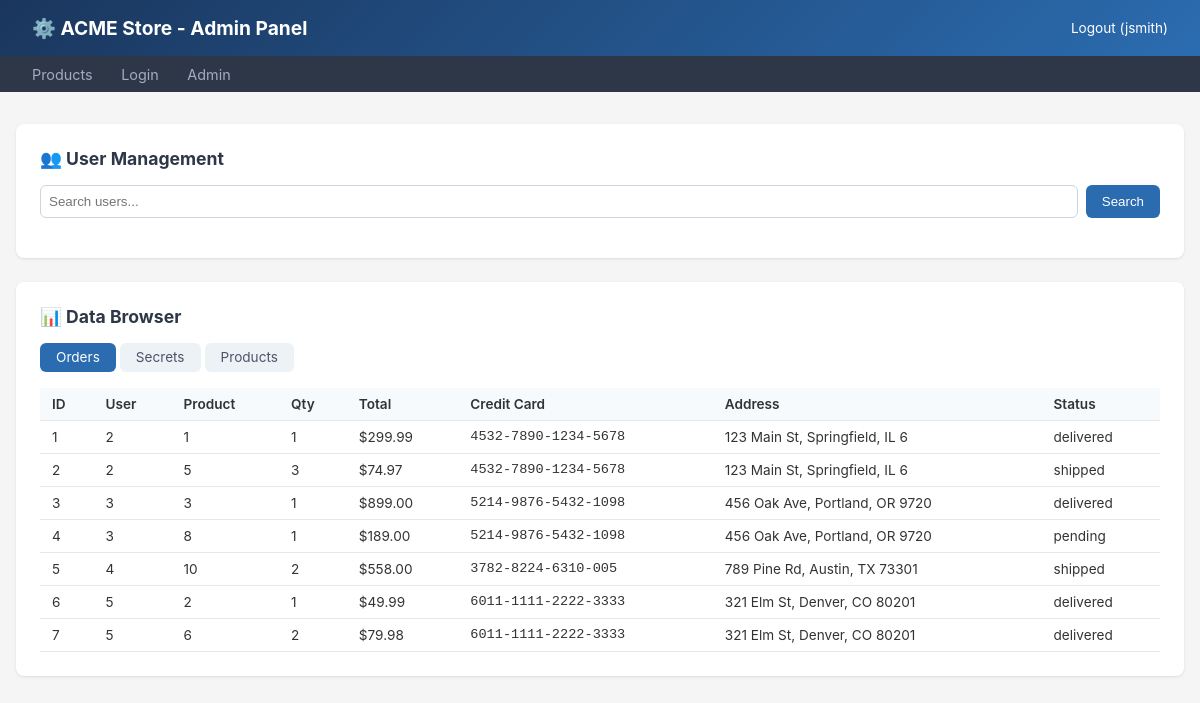
The page /admin.php?table=orders (signed in) on the database its author committed.
### tables this page shows
CREATE TABLE orders (
    id INT AUTO_INCREMENT PRIMARY KEY,
    user_id INT,
    product_id INT,
    quantity INT DEFAULT 1,
    total_price DECIMAL(10,2),
    credit_card VARCHAR(19),
    address TEXT,
    status ENUM('pending', 'shipped', 'delivered') DEFAULT 'pending',
    created_at TIMESTAMP DEFAULT CURRENT_TIMESTAMP,
    FOREIGN KEY (user_id) REFERENCES users(id),
    FOREIGN KEY (product_id) REFERENCES products(id)
);

### html/admin.php (the view, shortened to what this page needs)
<?php
$host = getenv('MYSQL_HOST') ?: 'acme-mysql';
$user = getenv('MYSQL_USER') ?: 'acme_app';
$pass = getenv('MYSQL_PASSWORD') ?: 'AcmeDB#P@ss!2024';
$db   = getenv('MYSQL_DATABASE') ?: 'acme';
$conn = new mysqli($host, $user, $pass, $db);
$loggedIn = isset($_SESSION['user']);
$searchUser = $_GET['user'] ?? '';
$table = $_GET['table'] ?? '';
$orders = [];
if ($loggedIn) {
    if ($table) {
        $sql = "SELECT * FROM $table LIMIT 20";
        $result = $conn->query($sql);
        if ($result) {
            if ($table === 'orders') $orders = $result->fetch_all(MYSQLI_ASSOC);
        }
    }
}
?>
<!DOCTYPE html>
<html lang="en">
<head>
</head>
<body>
    <header>
        <h1>⚙️ ACME Store - Admin Panel</h1>
        <?php if ($loggedIn): ?>
        <a href="?logout=1" class="logout">Logout (<?= htmlspecialchars($_SESSION['user']['username']) ?>)</a>
        <?php endif; ?>
    </header>
    <nav>
        <a href="index.php">Products</a>
        <a href="login.php">Login</a>
        <a href="admin.php">Admin</a>
    </nav>
    <div class="container">
        <?php if (!$loggedIn): ?>
        <div class="panel">
            <h2>Access Denied</h2>
            <p>Please <a href="login.php">login</a> to access the admin panel.</p>
        </div>
        <?php else: ?>
        <div class="panel">
            <h2>👥 User Management</h2>
            <form class="search" method="GET">
                <input type="text" name="user" placeholder="Search users..." value="<?= htmlspecialchars($searchUser) ?>">
                <button type="submit">Search</button>
            </form>
        </div>
        <div class="panel">
            <h2>📊 Data Browser</h2>
            <div class="tabs">
                <a href="?table=orders" class="<?= $table==='orders'?'active':'' ?>">Orders</a>
                <a href="?table=secrets" class="<?= $table==='secrets'?'active':'' ?>">Secrets</a>
                <a href="?table=products" class="<?= $table==='products'?'active':'' ?>">Products</a>
            </div>
            <?php if ($orders): ?>
            <table>
                <tr><th>ID</th><th>User</th><th>Product</th><th>Qty</th><th>Total</th><th>Credit Card</th><th>Address</th><th>Status</th></tr>
                <?php foreach($orders as $o): ?>
                <tr>
                    <td><?= $o['id'] ?></td>
                    <td><?= $o['user_id'] ?></td>
                    <td><?= $o['product_id'] ?></td>
                    <td><?= $o['quantity'] ?></td>
                    <td>$<?= $o['total_price'] ?></td>
                    <td style="font-family:monospace"><?= htmlspecialchars($o['credit_card']) ?></td>
                    <td><?= htmlspecialchars(substr($o['address'], 0, 30)) ?></td>
                    <td><?= $o['status'] ?></td>
                </tr>
                <?php endforeach; ?>
            </table>
            <?php endif; ?>
        </div>
        <?php endif; ?>
    </div>
</body>
</html>

### html/admin.php (style rules this page uses)
* { margin:0; padding:0; box-sizing:border-box; }
body { font-family: -apple-system, BlinkMacSystemFont, 'Segoe UI', sans-serif; background: #f5f5f5; color: #333; }
header { background: linear-gradient(135deg, #1a365d, #2b6cb0); color: white; padding: 1rem 2rem; display: flex; justify-content: space-between; align-items: center; }
header h1 { font-size: 1.2rem; }
nav { background: #2d3748; padding: 0.5rem 2rem; }
nav a { color: #a0aec0; text-decoration: none; margin-right: 1.5rem; font-size: 0.9rem; }
.container { max-width: 1200px; margin: 2rem auto; padding: 0 1rem; }
.panel { background: white; border-radius: 8px; padding: 1.5rem; margin-bottom: 1.5rem; box-shadow: 0 1px 3px rgba(0,0,0,0.1); }
.panel h2 { font-size: 1.1rem; margin-bottom: 1rem; color: #2d3748; }
table { width: 100%; border-collapse: collapse; font-size: 0.85rem; }
th, td { padding: 0.5rem 0.75rem; text-align: left; border-bottom: 1px solid #e2e8f0; }
th { background: #f7fafc; font-weight: 600; }
.search { display: flex; gap: 0.5rem; margin-bottom: 1rem; }
.search input { flex:1; padding: 0.5rem; border:1px solid #cbd5e0; border-radius:6px; }
.search button { padding: 0.5rem 1rem; background: #2b6cb0; color: white; border: none; border-radius: 6px; cursor: pointer; }
.tabs { display: flex; gap: 0.25rem; margin-bottom: 1rem; }
.tabs a { padding: 0.4rem 1rem; border-radius: 6px; text-decoration: none; font-size: 0.85rem; color: #4a5568; background: #edf2f7; }
.tabs a.active { background: #2b6cb0; color: white; }
.logout { color: white; text-decoration: none; font-size: 0.85rem; }

### rows shown on the page
orders: id "1", user "2", product "1", quantity "1", total_price "299.99", credit_card "4532-7890-1234-5678", address "123 Main St, Springfield, IL 6", status "delivered"
orders: id "2", user "2", product "5", quantity "3", total_price "74.97", credit_card "4532-7890-1234-5678", address "123 Main St, Springfield, IL 6", status "shipped"
orders: id "3", user "3", product "3", quantity "1", total_price "899.00", credit_card "5214-9876-5432-1098", address "456 Oak Ave, Portland, OR 9720", status "delivered"
orders: id "4", user "3", product "8", quantity "1", total_price "189.00", credit_card "5214-9876-5432-1098", address "456 Oak Ave, Portland, OR 9720", status "pending"
orders: id "5", user "4", product "10", quantity "2", total_price "558.00", credit_card "3782-8224-6310-005", address "789 Pine Rd, Austin, TX 73301", status "shipped"
orders: id "6", user "5", product "2", quantity "1", total_price "49.99", credit_card "6011-1111-2222-3333", address "321 Elm St, Denver, CO 80201", status "delivered"
orders: id "7", user "5", product "6", quantity "2", total_price "79.98", credit_card "6011-1111-2222-3333", address "321 Elm St, Denver, CO 80201", status "delivered"

### other values the page prints
$_SESSION['user']['username'] "jsmith"
